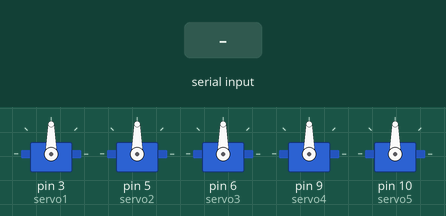
The sketch below on a simulated Arduino Uno, built with avr-gcc and run on an emulated ATmega328P. Parts: 5 × servo. The inputs (shaded band) are chosen by the test bench.

Above: at 1.2 s.
1.3 s: "a\n" received over Serial
At 3.2 s:
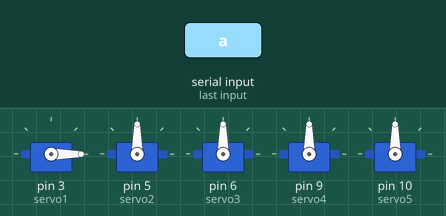
4.0 s: "b\n" received over Serial
At 6.2 s:
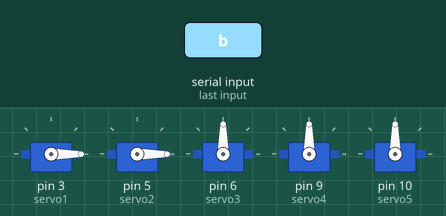
6.5 s: "c\n" received over Serial
At 8.3 s:
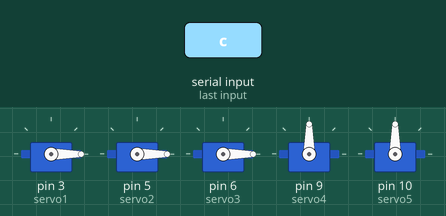
9.0 s: "d\n" received over Serial
At 11.2 s:
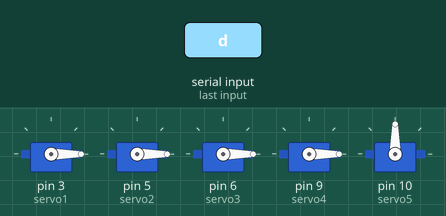
11.5 s: "e\n" received over Serial
At 13.3 s:
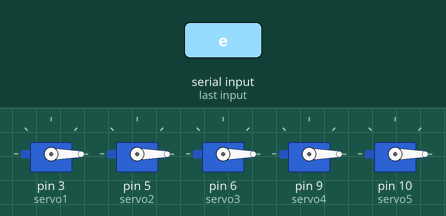
Timing chart, 0 to 14.8 s (numbered marks = the images above; inputs shaded):
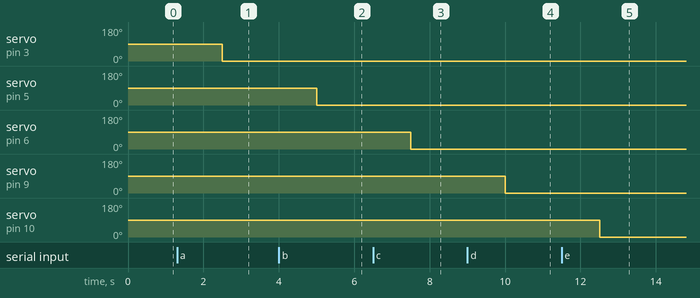

Measured:
- after the input at 1.3 s, servo on pin 3 (servo1): 90° → 0° after 1.2 s
- after the input at 4.0 s, servo on pin 5 (servo2): 90° → 0° after 1.0 s
- after the input at 6.5 s, servo on pin 6 (servo3): 90° → 0° after 1.0 s
- after the input at 9.0 s, servo on pin 9 (servo4): 90° → 0° after 1.0 s
- after the input at 11.5 s, servo on pin 10 (servo5): 90° → 0° after 1.0 s

The sketch:

DinoSketch.ino
```cpp
#include <Servo.h>

Servo servo1;
Servo servo2;
Servo servo3;
Servo servo4;
Servo servo5;

int servoPositions[5] = {90, 90, 90, 90, 90};

void setup() {
  Serial.begin(9600);
  servo1.attach(3);
  servo2.attach(5);
  servo3.attach(6);
  servo4.attach(9);
  servo5.attach(10);
}

void loop() {
  while(Serial.available()){
    String input = Serial.readStringUntil('\n');
    if (input == "a"){
      input = Serial.parseInt();
      servoPositions[0] = input.toInt();
    }
    else if (input == "b") {
      input = Serial.parseInt();
      servoPositions[1] = input.toInt();
    }
    else if (input == "c") {
      input = Serial.parseInt();
      servoPositions[2] = input.toInt();
    }
    else if (input == "d") {
      input = Serial.parseInt();
      servoPositions[3] = input.toInt();
    }
    else if (input == "e") {
      input = Serial.parseInt();
      servoPositions[4] = input.toInt();
    }
  }

  servo1.write(servoPositions[0]);
  servo2.write(servoPositions[1]);
  servo3.write(servoPositions[2]);
  servo4.write(servoPositions[3]);
  servo5.write(servoPositions[4]);

  delay(500);
}

//Servo servo1;
//Servo servo2;
//Servo servo3;
//Servo servo4;
//int position[4] = {90, 90, 90, 90};
//int VRx = A0;
//int VRy = A1;
//int SW = 2;
//
//int xPosition = 0;
//int yPosition = 0;
//int SW_state = 0;
//int mapX = 0;
//int mapY = 0;
//int mode = 1;
//
//void setup() {
//  Serial.begin(9600);
//  servo1.attach(3);
//  servo2.attach(5);
//  servo3.attach(6);
//  servo4.attach(9);
//  pinMode(VRx, INPUT);
//  pinMode(VRy, INPUT);
//  pinMode(SW, INPUT_PULLUP);
//}
//
//void loop() {
//  xPosition = analogRead(VRx);
//  yPosition = analogRead(VRy);
//  SW_state = digitalRead(SW);
//  mapX = map(xPosition, 0, 1023, -512, 512);
//  mapY = map(yPosition, 0, 1023, -512, 512);
//
//  Serial.print("X: ");
//  Serial.print(mapX);
//  Serial.print(" | Y: ");
//  Serial.print(mapY);
//  Serial.print(" | Button: ");
//  Serial.println(SW_state);
//  if(SW_state == 0) {
//    if (mode == 0) {
//      mode = 1;
//    }
//    else {
//      mode = 0;
//    }
//  }
//
//  if (mapX < 50 && mapX > -50){
//
//  }
//  else if (mapX < 250 && mapX >= 50 && mode == 0) {
//    position[0] += 5;
//    if (position[0] > 180) {
//       position[0] = 180;
//    }
//    servo1.write(position[0]);
//  }
//  else if (mapX >= 250 && mode == 0) {
//    position[0] += 10;
//    if (position[0] > 180) {
//       position[0] = 180;
//    }
//    servo1.write(position[0]);
//  }
//  else if (mapX > -250 && mapX <= -50 && mode == 0) {
//    position[0] -= 5;
//    if (position[0] < 0) {
//       position[0] = 0;
//    }
//    servo1.write(position[0]);
//  }
//  else if (mapX <= -250 && mode == 0) {
//        position[0] -= 10;
//    if (position[0] < 0) {
//       position[0] = 0;
//    }
//    servo1.write(position[0]);
//  }
//
//  //Change servo
//
//  if (mapY < 50 && mapY > -50){
//
//  }
//  else if (mapY < 250 && mapY >= 50 && mode == 0) {
//    position[1] += 2;
//    if (position[1] > 180) {
//       position[1] = 180;
//    }
//    servo2.write(position[1]);
//  }
//  else if (mapY >= 250 && mode == 0) {
//    position[1] += 5;
//    if (position[1] > 180) {
//       position[1] = 180;
//    }
//    servo2.write(position[1]);
//  }
//  else if (mapY > -250 && mapY <= -50 && mode == 0) {
//    position[1] -= 2;
//    if (position[1] < 0) {
//       position[1] = 0;
//    }
//    servo2.write(position[1]);
//  }
//  else if (mapY <= -250 && mode == 0) {
//        position[1] -= 5;
//    if (position[1] < 0) {
//       position[1] = 0;
//    }
//    servo2.write(position[1]);
//  }
//
//  //Change mode
//
//  if (mapX < 50 && mapX > -50){
//
//  }
//  else if (mapX < 250 && mapX >= 50 && mode == 1) {
//    position[2] += 5;
//    if (position[2] > 180) {
//       position[2] = 180;
//    }
//    servo3.write(position[2]);
//  }
//  else if (mapX >= 250 && mode == 1) {
//    position[2] += 10;
//    if (position[2] > 180) {
//       position[2] = 180;
//    }
//    servo3.write(position[2]);
//  }
//  else if (mapX > -250 && mapX <= -50 && mode == 1) {
//    position[2] -= 5;
//    if (position[2] < 0) {
//       position[2] = 0;
//    }
//    servo3.write(position[2]);
//  }
//  else if (mapX <= -250 && mode == 1) {
//        position[2] -= 10;
//    if (position[2] < 0) {
//       position[2] = 0;
//    }
//    servo3.write(position[2]);
//  }
//
//  //Change servo
//
//  if (mapY < 50 && mapY > -50){
//
//  }
//  else if (mapY < 250 && mapY >= 50 && mode == 1) {
//    position[3] += 5;
//    if (position[3] > 180) {
//       position[3] = 180;
//    }
//    servo4.write(position[3]);
//  }
//  else if (mapY >= 250 && mode == 1) {
//    position[3] += 10;
//    if (position[3] > 180) {
//       position[3] = 180;
//    }
//    servo4.write(position[3]);
//  }
//  else if (mapY > -250 && mapY <= -50 && mode == 1) {
//    position[3] -= 5;
//    if (position[3] < 0) {
//       position[3] = 0;
//    }
//    servo4.write(position[3]);
//  }
//  else if (mapY <= -250 && mode == 1) {
//        position[3] -= 10;
//    if (position[3] < 0) {
//       position[3] = 0;
//    }
//    servo4.write(position[3]);
//  }
//
//
//  delay(100);
//
//}
```
